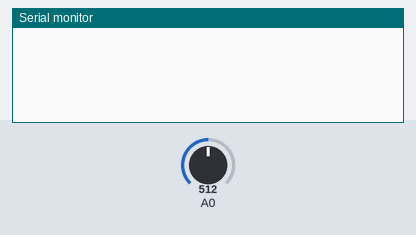
Bench run of a program on a simulated Arduino Uno, built with avr-gcc and run on an emulated ATmega328P. On the bench: the last lines printed to the serial monitor. Inputs (shaded band) come from the test bench; at power-on: A0 = 512.

Above: at 1.2 s.
1.3 s: A0 set to 716
At 1.9 s:
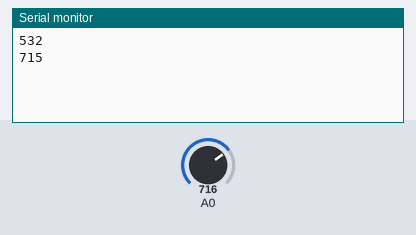
2.9 s: A0 set to 900
At 4.2 s:
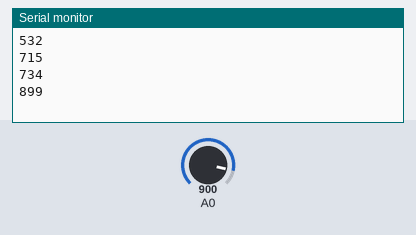
Timing chart, 0 to 5.9 s (numbered marks = the images above; inputs shaded):
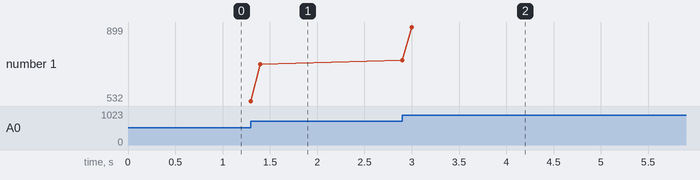

The program:

main.cpp
```cpp
#include <Arduino.h>

// Настройки фильтра
#define SMOOTHING_FACTOR 0.1    // Коэффициент сглаживания (0-1)
#define SEND_INTERVAL 100       // Интервал отправки данных (мс)
#define CHANGE_THRESHOLD 5      // Порог значимого изменения

// Глобальные переменные
float smoothedValue = 0;
unsigned long lastSendTime = 0;
int lastSentValue = 0;

void setup() {
  Serial.begin(115200);

  // Инициализация начального значения
  smoothedValue = analogRead(A0);
  lastSentValue = (int)smoothedValue;
}

void loop() {
  // Чтение текущего значения с потенциометра
  int rawValue = analogRead(A0);

  // Экспоненциальное сглаживание для устранения дребезга
  smoothedValue = smoothedValue * (1 - SMOOTHING_FACTOR) + rawValue * SMOOTHING_FACTOR;
  int currentValue = (int)smoothedValue;

  // Получение текущего времени
  unsigned long currentTime = millis();

  // Отправка данных по интервалу И при значимом изменении
  if (currentTime - lastSendTime >= SEND_INTERVAL) {
    // Проверка на значимое изменение
    if (abs(currentValue - lastSentValue) >= CHANGE_THRESHOLD) {
      Serial.println(currentValue);
      lastSentValue = currentValue;
      lastSendTime = currentTime;
    }
  }
}
```

Measured:
- after the input at 1.3 s, the serial monitor: prints a new line at once (image 1)
- after the input at 2.9 s, the serial monitor: prints a new line at once (image 2)
- plotted number 1: 715 → 899 after the input at 2.9 s
